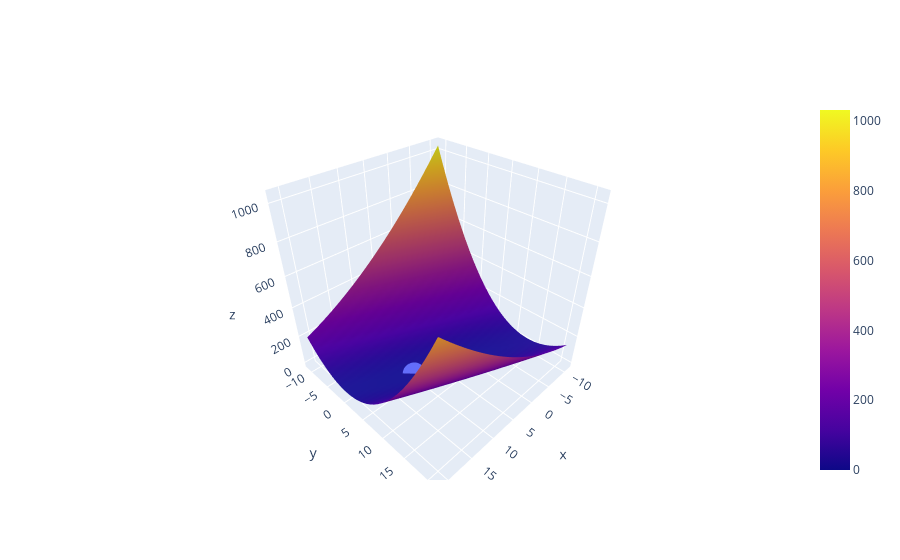

Notebook source saved alongside this figure:
### Markdown cell above
### Side note: 3D plot of the cost function

We can plot the cost function in 3D where $x$ and $y$ are the $\theta_0$ and $\theta_1$ parameters and z is the value of our cost function for those parameters.

This gives us a bow shaped surface in which our goal is to find the minima.

### Code cell
contour = Graph()
contour.plot3DArray([[10], [4], [0]], "minima")
contour.plot3DSurface(
    CostFunction(dataset).squaredError,
    -11, 21, 31
)
contour.render()

### Figure 1 — Plotly figure (JSON) as saved in the notebook; plotly's stock layout.template omitted (floating-point values rounded to 4 significant figures; data arrays with more than 128 entries replaced by an {"elided": "..."} marker saying what was removed)
{"data": [{"mode": "markers", "name": "minima", "type": "scatter3d", "x": [10], "y": [4], "z": [0]}, {"type": "surface", "x": [-11.0, -9.933, -8.867, -7.8, -6.733, -5.667, -4.6, -3.533, -2.467, -1.4, -0.3333, 0.7333, 1.8, 2.867, 3.933, 5.0, 6.067, 7.133, 8.2, 9.267, 10.33, 11.4, 12.47, 13.53, 14.6, 15.67, 16.73, 17.8, 18.87, 19.93, 21.0], "y": [-11.0, -9.933, -8.867, -7.8, -6.733, -5.667, -4.6, -3.533, -2.467, -1.4, -0.3333, 0.7333, 1.8, 2.867, 3.933, 5.0, 6.067, 7.133, 8.2, 9.267, 10.33, 11.4, 12.47, 13.53, 14.6, 15.67, 16.73, 17.8, 18.87, 19.93, 21.0], "z": {"elided": "31x31 float values"}}], "layout": {}}
